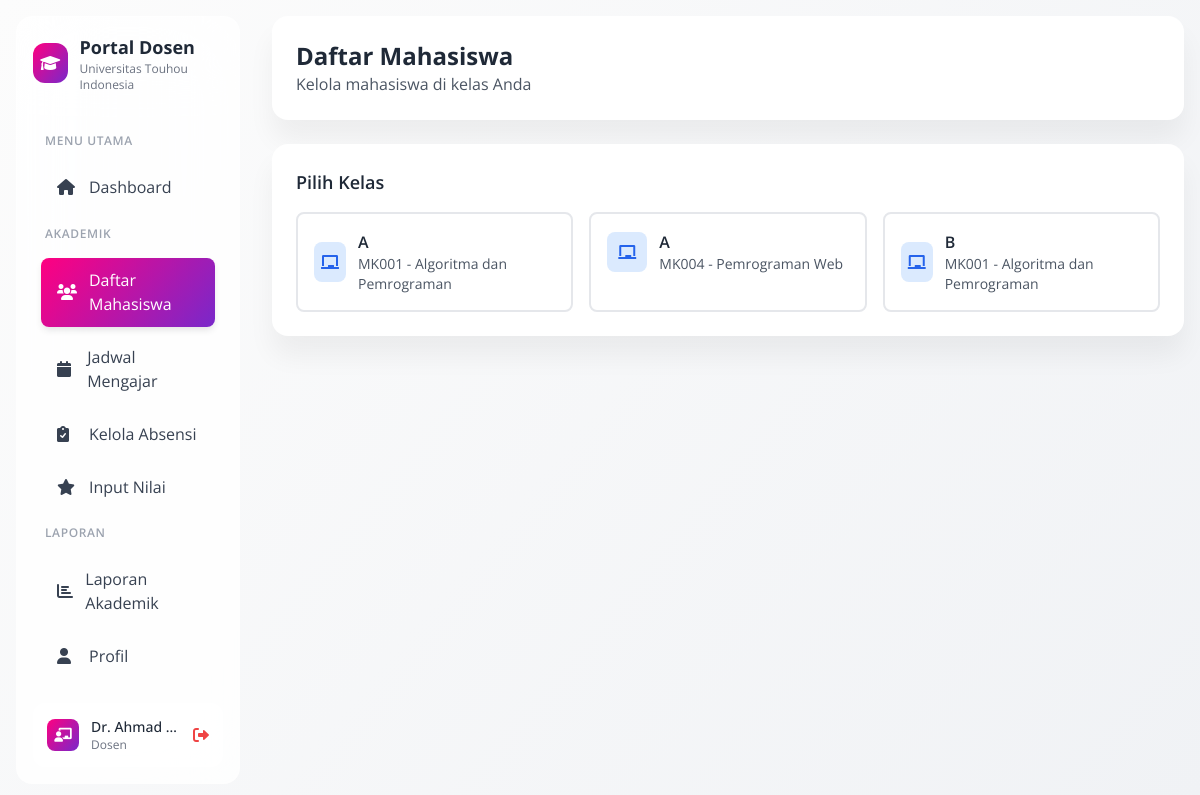
Page /sistem-krs/dosen-mahasiswa.php (signed in) on the earlier database version.
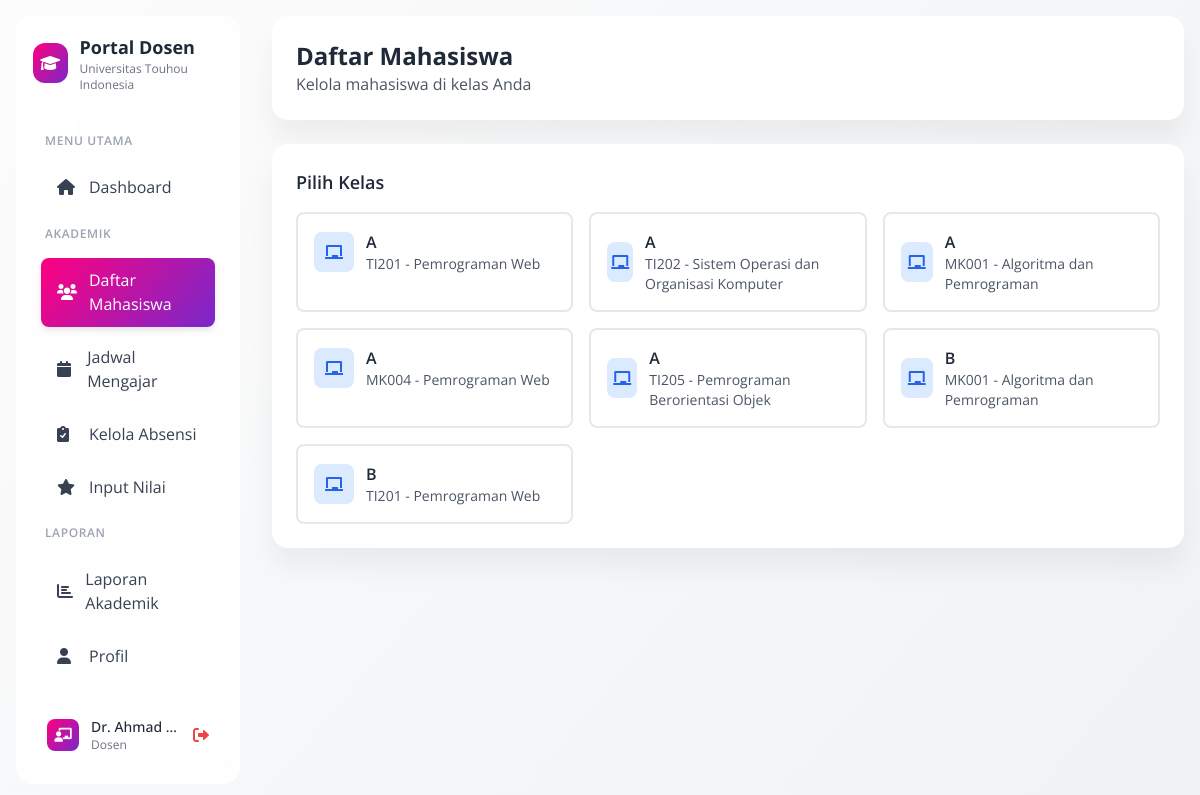
Same page on the later database version.
### tables this page shows
CREATE TABLE `kelas` (
  `id_kelas` int(11) NOT NULL,
  `id_matakuliah` int(11) NOT NULL,
  `id_dosen` int(11) NOT NULL,
  `id_tahun_akademik` int(11) NOT NULL,
  `nama_kelas` varchar(50) NOT NULL,
  `kapasitas` int(4) NOT NULL DEFAULT 40,
  `hari` enum('Senin','Selasa','Rabu','Kamis','Jumat','Sabtu') DEFAULT NULL,
  `jam_mulai` time DEFAULT NULL,
  `jam_selesai` time DEFAULT NULL,
  `ruangan` varchar(50) DEFAULT NULL,
  `semester` varchar(20) DEFAULT NULL,
  `tahun_ajaran` varchar(20) DEFAULT NULL,
  `status` enum('aktif','nonaktif') DEFAULT 'aktif',
  `tanggal_mulai` date DEFAULT NULL,
  `tanggal_selesai` date DEFAULT NULL,
  `created_at` timestamp NOT NULL DEFAULT current_timestamp()
);

CREATE TABLE `mata_kuliah` (
  `id_matakuliah` int(11) NOT NULL,
  `kode_matakuliah` varchar(10) NOT NULL,
  `nama_matakuliah` varchar(100) NOT NULL,
  `sks` int(2) NOT NULL,
  `semester` int(2) NOT NULL,
  `deskripsi` text DEFAULT NULL,
  `created_at` timestamp NOT NULL DEFAULT current_timestamp(),
  `jurusan` varchar(100) DEFAULT NULL,
  `program_studi` varchar(100) DEFAULT NULL,
  `prasyarat` varchar(255) DEFAULT NULL,
  `status` enum('aktif','nonaktif') DEFAULT 'aktif'
);

### sistem-krs/config/config.php (called while the page is built, shortened)
<?php
function getUserData() {
    return [
        'id' => $_SESSION['user_id'] ?? null,
        'nim' => $_SESSION['nim'] ?? $_SESSION['nomor_induk'] ?? null,
        'nama' => $_SESSION['nama'] ?? $_SESSION['nama_lengkap'] ?? null,
        'nama_lengkap' => $_SESSION['nama_lengkap'] ?? $_SESSION['nama'] ?? null,
        'nomor_induk' => $_SESSION['nomor_induk'] ?? $_SESSION['nim'] ?? null,
        'email' => $_SESSION['email'] ?? null,
        'role' => $_SESSION['role'] ?? null
    ];
}
?>

### sistem-krs/dosen-mahasiswa.php (the view, shortened to what this page needs)
<?php
require_once __DIR__ . '/config/config.php';
$database = new Database();
$conn = $database->getConnection();
$userData = getUserData();
$classes_query = "SELECT DISTINCT k.id_kelas, k.nama_kelas, mk.nama_matakuliah, mk.kode_matakuliah
                  FROM kelas k
                  LEFT JOIN mata_kuliah mk ON k.id_matakuliah = mk.id_matakuliah
                  WHERE k.id_dosen = :dosen_id
                  ORDER BY k.nama_kelas";
$classes_stmt = $conn->prepare($classes_query);
$classes_stmt->bindValue(':dosen_id', $_SESSION['user_id']);
$classes_stmt->execute();
$classes = $classes_stmt->fetchAll(PDO::FETCH_ASSOC);
$selected_class = $_GET['kelas'] ?? '';
?>
<!DOCTYPE html>
<html lang="id">
<head>
    <link href="https://cdn.jsdelivr.net/npm/tailwindcss@2.2.19/dist/tailwind.min.css" rel="stylesheet">
    <link href="https://cdnjs.cloudflare.com/ajax/libs/font-awesome/6.0.0/css/all.min.css" rel="stylesheet">
</head>
<body class="bg-gray-50">
    <div class="flex min-h-screen">
        <div class="w-64 p-4">
            <div class="sidebar-soft h-full p-4">
                <div class="flex items-center gap-3 mb-8">
                    <div class="w-10 h-10 bg-gradient-primary rounded-xl flex items-center justify-center">
                        <i class="fas fa-graduation-cap text-white"></i>
                    </div>
                    <div>
                        <h2 class="text-lg font-bold text-gray-800">Portal Dosen</h2>
                        <p class="text-xs text-gray-500">Universitas Touhou Indonesia</p>
                    </div>
                </div>
                <nav class="space-y-2">
                    <div class="px-3 py-2">
                        <p class="text-xs font-semibold text-gray-400 uppercase tracking-wider">Menu Utama</p>
                    </div>
                    <a href="dashboard.php" class="nav-link-soft flex items-center text-gray-700 hover:text-gray-900">
                        <i class="fas fa-home w-5 mr-3"></i>
                        <span>Dashboard</span>
                    </a>
                    <div class="px-3 py-2 mt-6">
                        <p class="text-xs font-semibold text-gray-400 uppercase tracking-wider">Akademik</p>
                    </div>
                    <a href="dosen-mahasiswa.php" class="nav-link-soft active flex items-center text-white">
                        <i class="fas fa-users w-5 mr-3"></i>
                        <span>Daftar Mahasiswa</span>
                    </a>
                    <a href="dosen-jadwal.php" class="nav-link-soft flex items-center text-gray-700 hover:text-gray-900">
                        <i class="fas fa-calendar w-5 mr-3"></i>
                        <span>Jadwal Mengajar</span>
                    </a>
                    <a href="dosen-absensi.php" class="nav-link-soft flex items-center text-gray-700 hover:text-gray-900">
                        <i class="fas fa-clipboard-check w-5 mr-3"></i>
                        <span>Kelola Absensi</span>
                    </a>
                    <a href="dosen-nilai.php" class="nav-link-soft flex items-center text-gray-700 hover:text-gray-900">
                        <i class="fas fa-star w-5 mr-3"></i>
                        <span>Input Nilai</span>
                    </a>
                    <div class="px-3 py-2 mt-6">
                        <p class="text-xs font-semibold text-gray-400 uppercase tracking-wider">Laporan</p>
                    </div>
                    <a href="dosen-laporan.php" class="nav-link-soft flex items-center text-gray-700 hover:text-gray-900">
                        <i class="fas fa-chart-bar w-5 mr-3"></i>
                        <span>Laporan Akademik</span>
                    </a>
                    <a href="profil.php" class="nav-link-soft flex items-center text-gray-700 hover:text-gray-900">
                        <i class="fas fa-user w-5 mr-3"></i>
                        <span>Profil</span>
                    </a>
                </nav>
                <div class="absolute bottom-4 left-4 right-4">
                    <div class="bg-white bg-opacity-50 rounded-xl p-3 user-info-box">
                        <div class="flex items-center gap-3">
                            <div class="w-8 h-8 bg-gradient-primary rounded-lg flex items-center justify-center">
                                <i class="fas fa-chalkboard-teacher text-white text-sm"></i>
                            </div>
                            <div class="flex-1 min-w-0">
                                <p class="text-sm font-medium text-gray-800 truncate"><?php echo $userData['nama_lengkap']; ?></p>
                                <p class="text-xs text-gray-500">Dosen</p>
                            </div>
                            <a href="logout.php" class="text-red-500 hover:text-red-700">
                                <i class="fas fa-sign-out-alt"></i>
                            </a>
                        </div>
                    </div>
                </div>
            </div>
        </div>
        <div class="flex-1 p-4">
            <div class="card mb-6">
                <div class="p-6">
                    <div class="flex items-center justify-between">
                        <div>
                            <h1 class="text-2xl font-bold text-gray-800">Daftar Mahasiswa</h1>
                            <p class="text-gray-600">Kelola mahasiswa di kelas Anda</p>
                        </div>
                    </div>
                </div>
            </div>
            <div class="card mb-6">
                <div class="p-6">
                    <h3 class="text-lg font-semibold text-gray-800 mb-4">Pilih Kelas</h3>
                    <div class="grid grid-cols-1 md:grid-cols-2 lg:grid-cols-3 gap-4">
                        <?php foreach ($classes as $class): ?>
                        <a href="?kelas=<?php echo $class['id_kelas']; ?>"
                           class="p-4 border-2 rounded-lg transition-all duration-200 <?php echo $selected_class == $class['id_kelas'] ? 'border-blue-500 bg-blue-50' : 'border-gray-200 hover:border-blue-300'; ?>">
                            <div class="flex items-center gap-3">
                                <div class="w-10 h-10 bg-blue-100 rounded-lg flex items-center justify-center">
                                    <i class="fas fa-chalkboard text-blue-600"></i>
                                </div>
                                <div>
                                    <h4 class="font-semibold text-gray-800"><?php echo $class['nama_kelas']; ?></h4>
                                    <p class="text-sm text-gray-600"><?php echo $class['kode_matakuliah']; ?> - <?php echo $class['nama_matakuliah']; ?></p>
                                </div>
                            </div>
                        </a>
                        <?php endforeach; ?>
                    </div>
                </div>
            </div>
        </div>
    </div>
</body>
</html>

### sistem-krs/dosen-mahasiswa.php (style rules this page uses)
body { background: linear-gradient(310deg, #f0f2f5 0%, #fcfcfc 100%); font-family: 'Open Sans', sans-serif; }
.sidebar-soft { background: rgba(255, 255, 255, 0.8); backdrop-filter: blur(42px); border-radius: 1rem; border: 1px solid rgba(255, 255, 255, 0.05); }
.nav-link-soft { border-radius: 0.5rem; margin: 0.125rem 0.5rem; padding: 0.65rem 1rem; transition: all 0.15s ease-in; }
.nav-link-soft.active { background: linear-gradient(310deg, #7928ca 0%, #ff0080 100%); color: white; box-shadow: 0 4px 7px -1px rgba(0, 0, 0, 0.11); }
.card { background: #fff; border-radius: 1rem; box-shadow: 0 20px 27px 0 rgba(0, 0, 0, 0.05); border: 0; }
.user-info-box { border: 2px solid rgba(255, 255, 255, 0.3); }
.bg-gradient-primary { background: linear-gradient(310deg, #7928ca 0%, #ff0080 100%); }

Differences in the rows shown:
added kelas: nama_kelas "A", id_matakuliah.kode_matakuliah "TI201", id_matakuliah.nama_matakuliah "Pemrograman Web"
added kelas: nama_kelas "A", id_matakuliah.kode_matakuliah "TI202", id_matakuliah.nama_matakuliah "Sistem Operasi dan Organisasi Komputer"
added kelas: nama_kelas "A", id_matakuliah.kode_matakuliah "TI205", id_matakuliah.nama_matakuliah "Pemrograman Berorientasi Objek"
added kelas: nama_kelas "B", id_matakuliah.kode_matakuliah "TI201", id_matakuliah.nama_matakuliah "Pemrograman Web"
